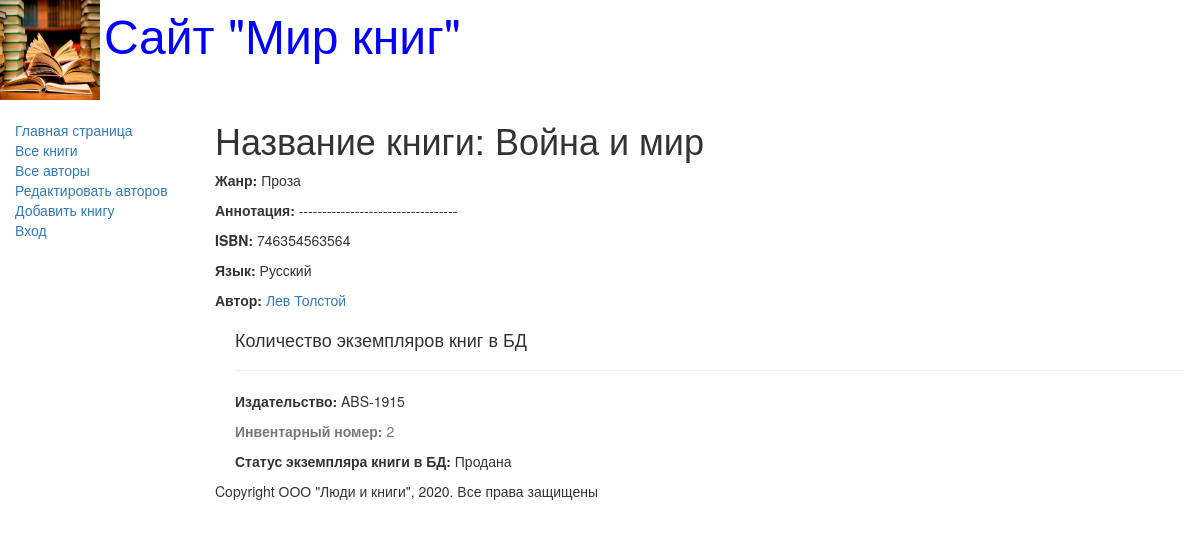
Before: /book/2 with the older database file.
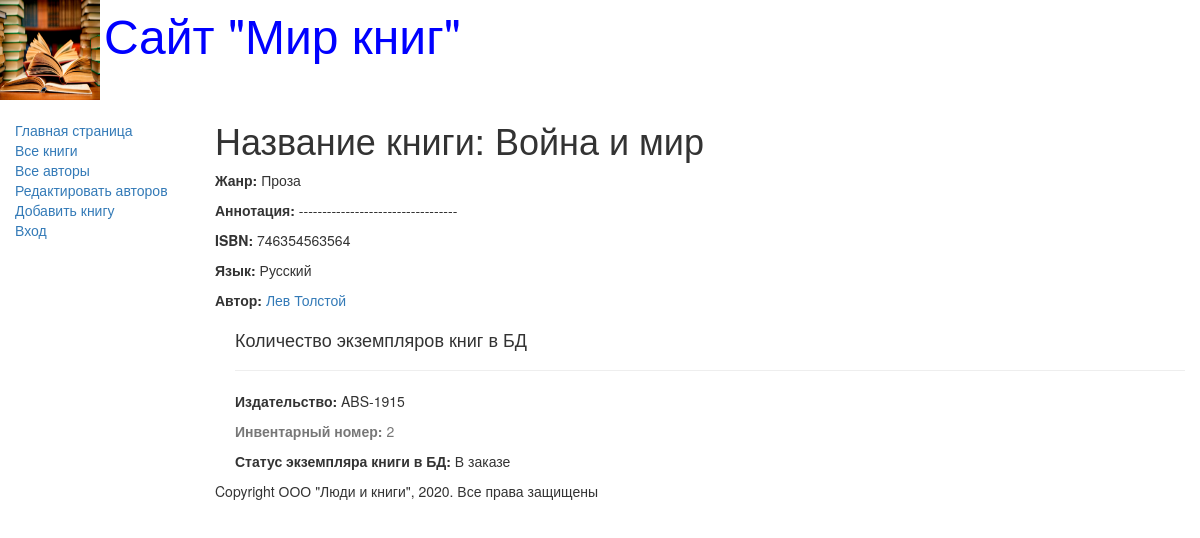
After: the same page with the newer database file.
### catalog/models.py (models this page shows, shortened)
class BookInstance(models.Model):
    book = models.ForeignKey('Book', on_delete=models.CASCADE,
        null=True)
    inv_nom = models.CharField(max_length=20, null=True,
        help_text="Введите инвентарный номер экземпляра",
        verbose_name="Инвентарный номер")
    imprint = models.CharField(max_length=200,
        help_text="Введите издательство и год выпуска",
        verbose_name="Издательство")
    status = models.ForeignKey('Status', on_delete=models.CASCADE,
        null=True,
        help_text='Изменить состояние экземпляра',
        verbose_name="Статус экземпляра книги")
    due_back = models.DateField(null=True, blank=True,
        help_text="Введите конец срока статуса",
        verbose_name="Дата окончания статуса")
    borrower = models.ForeignKey(User, on_delete=models.SET_NULL,
        null=True, blank=True,
        verbose_name="Заказчик",
        help_text='Выберите заказчика книги')

class Status(models.Model):
    name = models.CharField(max_length=20,
        help_text="Введите статус экземпляра книги",
        verbose_name="Статус экземпляра книги")
    def __str__(self):
        return self.name

### catalog/views.py (the view)
# urls.py: re_path(r'^book/(?P<pk>\d+)$', views.BookDetailView.as_view(), name='book-detail'),
class BookDetailView(generic.DetailView):
    model = Book

### catalog/models.py (called while the page is built)
    def __str__(self):
        return self.name

    def __str__(self):
        return self.name

### catalog/templates/catalog/book_detail.html (shortened to what this page needs)
{% extends "base_generic.html" %}
{% block content %}
<h1>Название книги: {{ book.title }}</h1>
<p><strong>Жанр:</strong> {{ book.genre }}</p>
<p><strong>Аннотация:</strong> {{ book.summary }}</p>
<p><strong>ISBN:</strong> {{ book.isbn }}</p>
<p><strong>Язык:</strong> {{ book.language }}</p>
    {% for author in book.author.all %}
        <p><strong>Автор:</strong>
            <a href="">{{ author.first_name }}
                {{author.last_name}}</a></p>
    {% endfor %}
<div style="margin-left:20px;margin-top:20px">
    <h4>Количество экземпляров книг в БД</h4>
    {% for copy in book.bookinstance_set.all %}
    <hr><p class="{% if copy.status == 1 %} text-success {% elif copy.status == 2 %} text-danger {% else %} text-warning {% endif %}"> {{ copy.get_status_display }}</p>
        <p><strong>Издательство:</strong> {{copy.imprint}}</p>
        <p class="text-muted"><strong>Инвентарный номер:</strong> {{copy.id}}</p>
        <p><strong>Статус экземпляра книги в БД:</strong> {{copy.status}}</p>
{% endfor %}
</div>
{% endblock %}

Changed rows visible on the page:
changed BookInstance id 2: status "Продана" → "В заказе"
